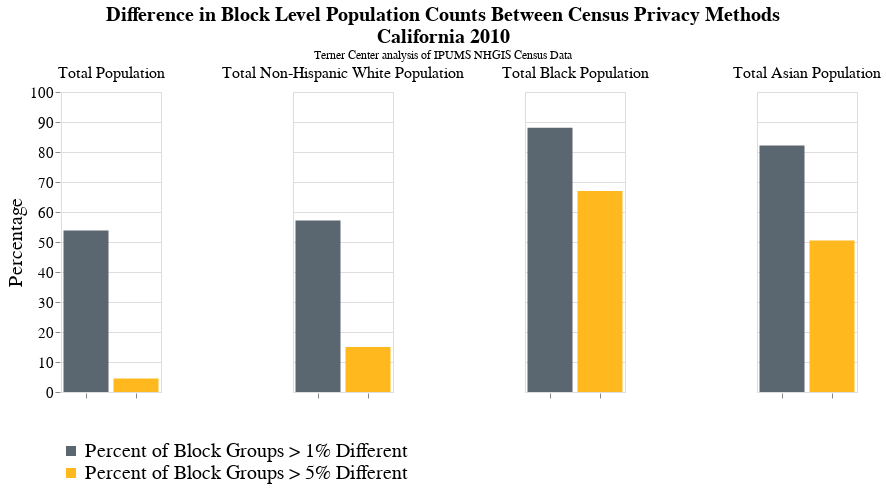

The cell this chart's notebook holds for it:
### Code cell
#Figure 1 
alt.Chart(overall).mark_bar().encode(
    alt.X('variable:O',title=" ", axis=alt.Axis(labels=False)),
    alt.Y('value',title="Percentage", scale=alt.Scale(domain=[0, 100])),color=alt.Color('variable:O',title="",scale=alt.Scale(domain=['Percent of Block Groups > 1% Different',"Percent of Block Groups > 5% Different"],
                              range=['#5B6770','#FFB81D',])),
    column=alt.Column('Population',title="",spacing=130,sort=['Total Population',"Total Non-Hispanic White Population","Total Black Population","Total Asian Population"], header=alt.Header(labelFontSize=16,labelFont="Georgia")),
                    ).properties(
    title={
      "text": ["Difference in Block Level Population Counts Between Census Privacy Methods"," California 2010"],
    "subtitle":["Terner Center analysis of IPUMS NHGIS Census Data"]}).configure_title(fontSize=20,anchor="middle",font="Georgia").configure_legend(direction="vertical",labelLimit= 0,titleLimit=0,titleFontSize=18,
labelFontSize=20,labelFont="Georgia",titleFont="Georgia",orient="bottom").configure_axis(domain=False,labelFont='Georgia',titleFont='Georgia',titleFontWeight="normal",labelFontSize=15,titleFontSize=20).properties(
    width=100
)

### Figure 1 — Vega-Lite specification as saved in the notebook (floating-point values rounded to 4 significant figures)
{"$schema": "https://vega.github.io/schema/vega-lite/v4.8.1.json", "config": {"axis": {"domain": false, "labelFont": "Georgia", "labelFontSize": 15, "titleFont": "Georgia", "titleFontSize": 20, "titleFontWeight": "normal"}, "legend": {"direction": "vertical", "labelFont": "Georgia", "labelFontSize": 20, "labelLimit": 0, "orient": "bottom", "titleFont": "Georgia", "titleFontSize": 18, "titleLimit": 0}, "title": {"anchor": "middle", "font": "Georgia", "fontSize": 20}, "view": {"continuousHeight": 300, "continuousWidth": 400}}, "data": {"name": "data-f8272389646be59e824e292bfc2d2845"}, "datasets": {"data-f8272389646be59e824e292bfc2d2845": [{"Population": "Total Asian Population", "value": 50.46, "variable": "Percent of Block Groups > 5% Different"}, {"Population": "Total Black Population", "value": 67.0, "variable": "Percent of Block Groups > 5% Different"}, {"Population": "Total Non-Hispanic White Population", "value": 15.0, "variable": "Percent of Block Groups > 5% Different"}, {"Population": "Total Population", "value": 4.49, "variable": "Percent of Block Groups > 5% Different"}, {"Population": "Total Asian Population", "value": 82.16, "variable": "Percent of Block Groups > 1% Different"}, {"Population": "Total Black Population", "value": 88.05, "variable": "Percent of Block Groups > 1% Different"}, {"Population": "Total Non-Hispanic White Population", "value": 57.14, "variable": "Percent of Block Groups > 1% Different"}, {"Population": "Total Population", "value": 53.84, "variable": "Percent of Block Groups > 1% Different"}]}, "encoding": {"color": {"field": "variable", "scale": {"domain": ["Percent of Block Groups > 1% Different", "Percent of Block Groups > 5% Different"], "range": ["#5B6770", "#FFB81D"]}, "title": "", "type": "ordinal"}, "column": {"field": "Population", "header": {"labelFont": "Georgia", "labelFontSize": 16}, "sort": ["Total Population", "Total Non-Hispanic White Population", "Total Black Population", "Total Asian Population"], "spacing": 130, "title": "", "type": "nominal"}, "x": {"axis": {"labels": false}, "field": "variable", "title": " ", "type": "ordinal"}, "y": {"field": "value", "scale": {"domain": [0, 100]}, "title": "Percentage", "type": "quantitative"}}, "mark": "bar", "title": {"subtitle": ["Terner Center analysis of IPUMS NHGIS Census Data"], "text": ["Difference in Block Level Population Counts Between Census Privacy Methods", " California 2010"]}, "width": 100}
